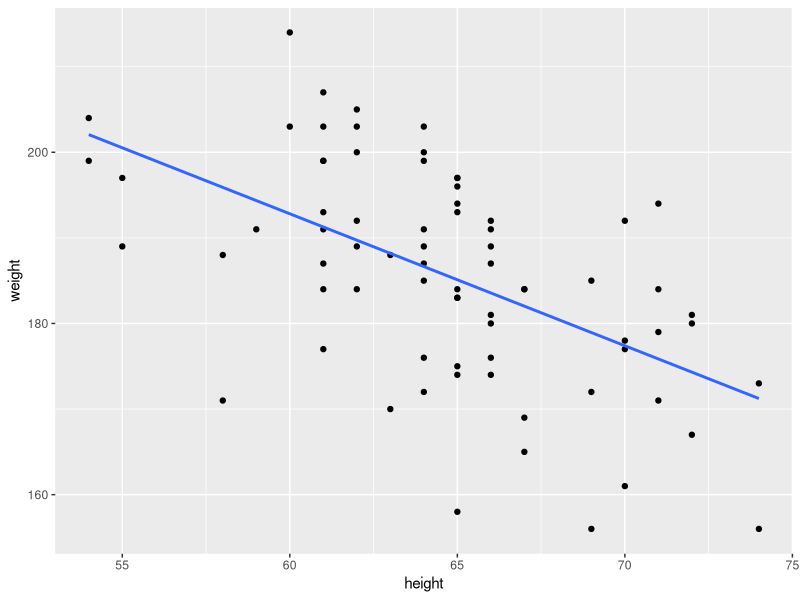
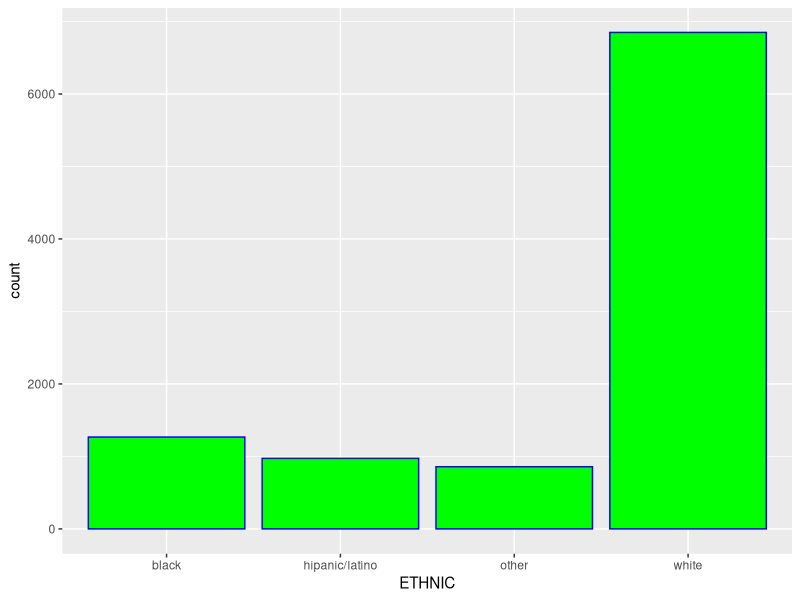
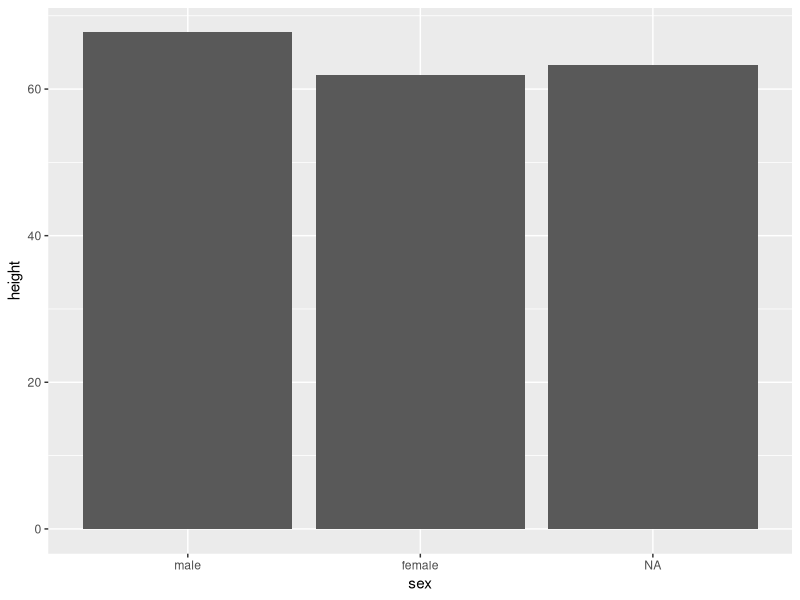
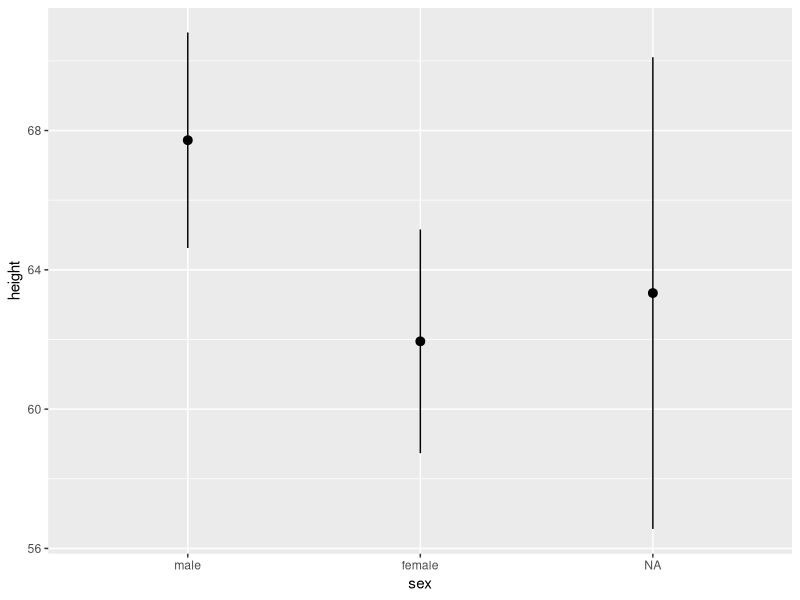
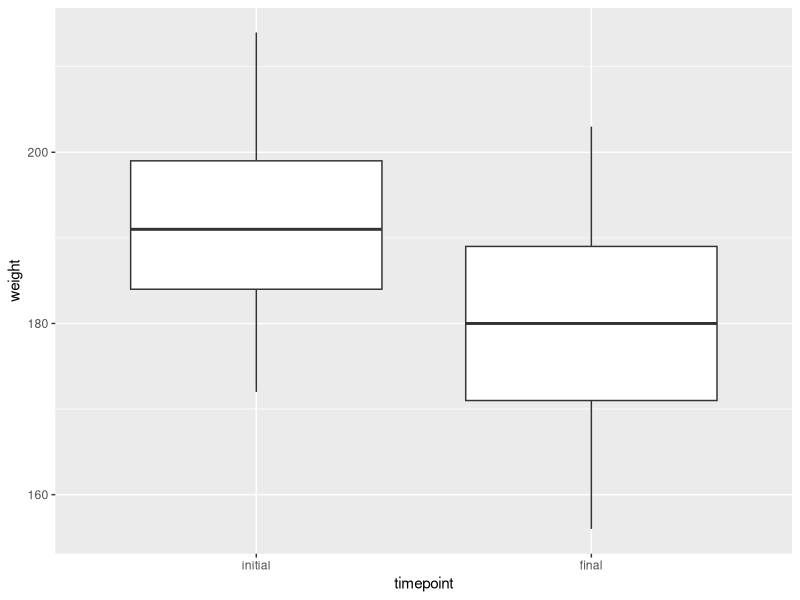
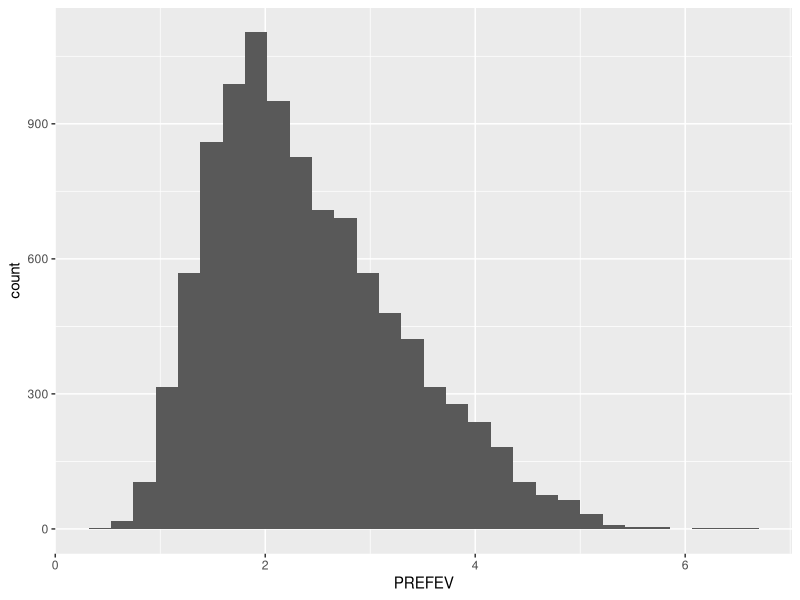

Here is the R script that generated these plots, in order:
## ---- chunk 1
#| message: false
#| output: false
#| code-fold: true
library(tidyverse)
rm(list = ls())

tb_chol <- read_csv(file = "data/processed_cholesterol.csv",
                    col_types = 'fnffnffnnnnn')

tb_camp <- read_csv("data/CAMP_3280.csv") %>%
    
    mutate(ETHNIC = fct_recode(ETHNIC,
                               "black" = "b",
                               "white" = "w",
                               "hipanic/latino" = "h",
                               "other" = "o"),
           GENDER = as.factor(GENDER),
           GENDER = fct_recode(GENDER, "female" = "0", "male" = "1"))
## ---- chunk 2
#| output: false

tb_chol %>% 
    
    ggplot(aes(height, weight)) +

    geom_point() +

    geom_smooth(method = "lm",
                formula = y ~ x,
                se = FALSE)
## ---- chunk 3
tb_camp %>%  
    
    ggplot(mapping = aes(x=ETHNIC)) +
    
    geom_bar(position = position_dodge(.95),
             color = 'blue',
             fill = 'green')
## ---- chunk 4
tb_chol %>%
    
    ggplot(mapping = aes(sex, height)) + 
    
    geom_bar(stat="summary",
             fun = mean,
             position = position_dodge(.95))
## ---- chunk 5
tb_chol %>%
    
    ggplot(mapping = aes(x=sex, y=height)) + 
    
    geom_pointrange(stat = "summary",
                    fun = mean, 
                    fun.min = function(X) mean(X) - sd(X),
                    fun.max = function(X) mean(X) + sd(X),
                    position = position_dodge(.95))
## ---- chunk 6
tb_chol %>%
    
    ggplot(mapping = aes(x=timepoint, y=weight)) +
    
    geom_boxplot() 
## ---- chunk 7
tb_camp %>%
    
    ggplot(mapping = aes(x = PREFEV)) +
    
    geom_histogram()
